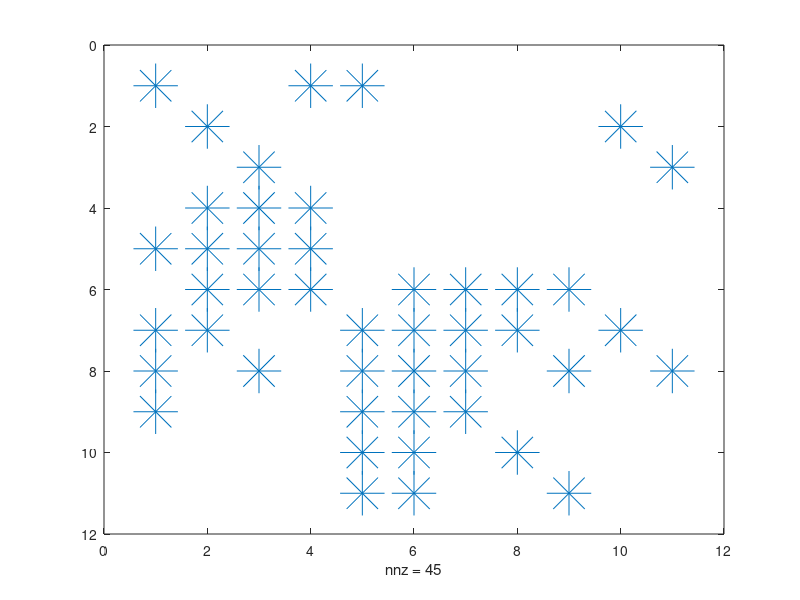

Write MATLAB code to recreate this figure. (Note: this script raises an error after producing the figure.)
% Investigate sparsity and operation count for Gaussian elimination

% Original matrix
% This has fewer nonzero entries than the current matrix - a slight
% reformulation was needed to ensure the sparisty pattern did not change
% when cloud water was present
% A = [1 1 0 1 1 1 1 0 0 1 0;...
%         1 1 0 1 1 0 0 1 1 0 1;...
%         0 0 1 0 0 1 0 1 0 0 0;...
%         1 1 0 1 1 0 0 0 0 0 0;...
%         1 1 0 0 0 0 1 0 0 0 0;...
%         1 1 0 0 0 0 0 0 1 0 0;...
%         0 0 0 0 0 1 0 0 0 1 0;...
%         0 0 0 0 0 0 0 1 0 0 1;...
%         1 0 1 1 0 0 0 0 0 0 0;...
%         0 0 0 0 0 0 0 0 0 1 0;...
%         0 0 0 0 0 0 0 0 0 0 1];

% Current matrix used in PTerodaCTILES (v1p0 to v3p0)
A = [1 0 0 1 1 0 0 0 0 0 0;...
        0 1 0 0 0 0 0 0 0 1 0;...
        0 0 1 0 0 0 0 0 0 0 1;...
        0 1 1 1 0 0 0 0 0 0 0;...
        1 1 1 1 0 0 0 0 0 0 0;...
        0 1 1 1 0 1 1 1 1 0 0;...
        1 1 0 0 1 1 1 1 0 1 0;...
        1 0 1 0 1 1 1 0 1 0 1;...
        1 0 0 0 1 1 1 0 0 0 0;...
        0 0 0 0 1 1 0 1 0 0 0;...
        0 0 0 0 1 1 0 0 1 0 0];

% A = [1 0 0 0 1;...
%      1 1 0 0 1;...
%      0 1 1 0 1;...
%      0 0 1 1 1;...
%      0 0 0 1 1];


% Markersize
ms = 32;


[m,n] = size(A);
spy(A,ms)
% Cost of Gaussian elimination accounting for sparsity
cost = count_cost(A)
title(['cost = ',num2str(cost)])
set(gca,'fontsize',16)
% Cost of a full Gaussian elimination not allowing for sparsity
fullcost = m*(m+1)*(2*m+1)/6 + m*(m-1)/2
% For comparison, the best we could possibly hope for is to rescale the diagonal entries and
% eliminate the rest
bestcost = sum(A,'all')
pause

% Run heuristic optimisation scheme
[Aopt,rperm,cperm] = optimizeGE(A)
spy(Aopt,ms)
cost = count_cost(Aopt)
title(['cost = ',num2str(cost)])
set(gca,'fontsize',16)
fullcost = m*(m+1)*(2*m+1)/6 + m*(m-1)/2
bestcost = sum(Aopt,'all')
